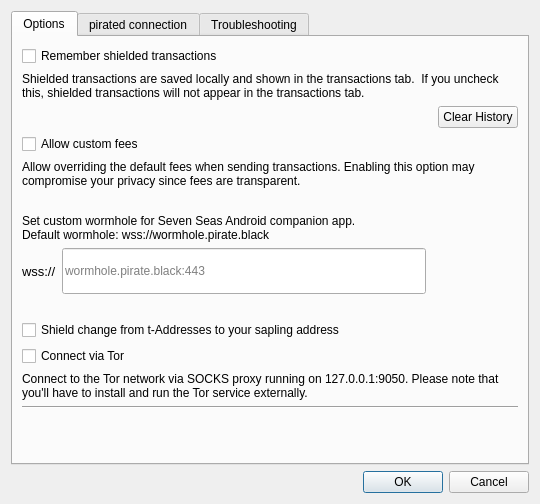
<?xml version="1.0" encoding="UTF-8"?>
<ui version="4.0">
 <class>Settings</class>
 <widget class="QDialog" name="Settings">
  <property name="geometry">
   <rect>
    <x>0</x>
    <y>0</y>
    <width>540</width>
    <height>504</height>
   </rect>
  </property>
  <property name="minimumSize">
   <size>
    <width>540</width>
    <height>500</height>
   </size>
  </property>
  <property name="windowTitle">
   <string>Settings</string>
  </property>
  <property name="modal">
   <bool>true</bool>
  </property>
  <layout class="QVBoxLayout" name="verticalLayout">
   <item>
    <widget class="QTabWidget" name="tabWidget">
     <property name="currentIndex">
      <number>0</number>
     </property>
     <widget class="QWidget" name="tab_2">
      <attribute name="title">
       <string>Options</string>
      </attribute>
      <layout class="QGridLayout" name="gridLayout">
       <item row="9" column="1">
        <widget class="QCheckBox" name="chkAutoShield">
         <property name="text">
          <string>Shield change from t-Addresses to your sapling address</string>
         </property>
        </widget>
       </item>
       <item row="6" column="1" colspan="10">
        <widget class="QLabel" name="label_7">
         <property name="text">
          <string>Set custom wormhole for Seven Seas Android companion app.
Default wormhole: wss://wormhole.pirate.black</string>
         </property>
         <property name="wordWrap">
          <bool>true</bool>
         </property>
        </widget>
       </item>
       <item row="1" column="1" colspan="10">
        <widget class="QLabel" name="label_5">
         <property name="text">
          <string>Shielded transactions are saved locally and shown in the transactions tab.  If you uncheck this, shielded transactions will not appear in the transactions tab.</string>
         </property>
         <property name="wordWrap">
          <bool>true</bool>
         </property>
        </widget>
       </item>
       <item row="2" column="1">
        <spacer name="horizontalSpacer">
         <property name="orientation">
          <enum>Qt::Horizontal</enum>
         </property>
         <property name="sizeHint" stdset="0">
          <size>
           <width>40</width>
           <height>20</height>
          </size>
         </property>
        </spacer>
       </item>
       <item row="12" column="1" colspan="10">
        <widget class="QLabel" name="lblTor">
         <property name="text">
          <string>Connect to the Tor network via SOCKS proxy running on 127.0.0.1:9050. Please note that you'll have to install and run the Tor service externally.</string>
         </property>
         <property name="wordWrap">
          <bool>true</bool>
         </property>
        </widget>
       </item>
       <item row="13" column="1" colspan="10">
        <widget class="Line" name="line_2">
         <property name="orientation">
          <enum>Qt::Horizontal</enum>
         </property>
        </widget>
       </item>
       <item row="4" column="1" colspan="10">
        <widget class="QLabel" name="label_6">
         <property name="text">
          <string>Allow overriding the default fees when sending transactions. Enabling this option may compromise your privacy since fees are transparent. </string>
         </property>
         <property name="wordWrap">
          <bool>true</bool>
         </property>
        </widget>
       </item>
       <item row="2" column="10">
        <widget class="QPushButton" name="btnClearSaved">
         <property name="text">
          <string>Clear History</string>
         </property>
        </widget>
       </item>
       <item row="10" column="1">
        <widget class="QCheckBox" name="chkTor">
         <property name="text">
          <string>Connect via Tor</string>
         </property>
        </widget>
       </item>
       <item row="3" column="1">
        <widget class="QCheckBox" name="chkCustomFees">
         <property name="text">
          <string>Allow custom fees</string>
         </property>
        </widget>
       </item>
       <item row="5" column="1" colspan="10">
        <spacer name="horizontalSpacer_2">
         <property name="orientation">
          <enum>Qt::Horizontal</enum>
         </property>
         <property name="sizeHint" stdset="0">
          <size>
           <width>40</width>
           <height>20</height>
          </size>
         </property>
        </spacer>
       </item>
       <item row="0" column="1" colspan="10">
        <widget class="QCheckBox" name="chkSaveTxs">
         <property name="text">
          <string>Remember shielded transactions</string>
         </property>
        </widget>
       </item>
       <item row="14" column="1" colspan="10">
        <spacer name="verticalSpacer_2">
         <property name="orientation">
          <enum>Qt::Vertical</enum>
         </property>
         <property name="sizeHint" stdset="0">
          <size>
           <width>20</width>
           <height>20</height>
          </size>
         </property>
        </spacer>
       </item>
       <item row="8" column="1" colspan="10">
        <spacer name="horizontalSpacer_3">
         <property name="orientation">
          <enum>Qt::Horizontal</enum>
         </property>
         <property name="sizeHint" stdset="0">
          <size>
           <width>40</width>
           <height>20</height>
          </size>
         </property>
        </spacer>
       </item>
       <item row="7" column="1" colspan="8">
        <layout class="QHBoxLayout" name="horizontalLayout_2">
         <property name="sizeConstraint">
          <enum>QLayout::SetNoConstraint</enum>
         </property>
         <item>
          <widget class="QLabel" name="label_8">
           <property name="sizePolicy">
            <sizepolicy hsizetype="Fixed" vsizetype="Preferred">
             <horstretch>0</horstretch>
             <verstretch>0</verstretch>
            </sizepolicy>
           </property>
           <property name="font">
            <font>
             <pointsize>10</pointsize>
            </font>
           </property>
           <property name="text">
            <string>wss://</string>
           </property>
          </widget>
         </item>
         <item>
          <widget class="QLineEdit" name="customWormhole">
           <property name="sizePolicy">
            <sizepolicy hsizetype="Expanding" vsizetype="Expanding">
             <horstretch>0</horstretch>
             <verstretch>0</verstretch>
            </sizepolicy>
           </property>
           <property name="placeholderText">
            <string>wormhole.pirate.black:443</string>
           </property>
          </widget>
         </item>
        </layout>
       </item>
      </layout>
     </widget>
     <widget class="QWidget" name="tab">
      <attribute name="title">
       <string>pirated connection</string>
      </attribute>
      <layout class="QVBoxLayout" name="verticalLayout_3">
       <item>
        <widget class="QLabel" name="confMsg">
         <property name="text">
          <string notr="true">&lt;html&gt;&lt;head/&gt;&lt;body&gt;&lt;p&gt;&lt;br/&gt;&lt;/p&gt;&lt;/body&gt;&lt;/html&gt;</string>
         </property>
         <property name="textInteractionFlags">
          <set>Qt::LinksAccessibleByMouse|Qt::TextSelectableByMouse</set>
         </property>
        </widget>
       </item>
       <item>
        <widget class="Line" name="line">
         <property name="orientation">
          <enum>Qt::Horizontal</enum>
         </property>
        </widget>
       </item>
       <item>
        <widget class="QLabel" name="label">
         <property name="minimumSize">
          <size>
           <width>60</width>
           <height>0</height>
          </size>
         </property>
         <property name="text">
          <string>Host</string>
         </property>
        </widget>
       </item>
       <item>
        <widget class="QLineEdit" name="hostname">
         <property name="placeholderText">
          <string/>
         </property>
        </widget>
       </item>
       <item>
        <widget class="QLabel" name="label_2">
         <property name="minimumSize">
          <size>
           <width>60</width>
           <height>0</height>
          </size>
         </property>
         <property name="text">
          <string>Port</string>
         </property>
        </widget>
       </item>
       <item>
        <widget class="QLineEdit" name="port">
         <property name="placeholderText">
          <string/>
         </property>
        </widget>
       </item>
       <item>
        <widget class="QLabel" name="label_3">
         <property name="minimumSize">
          <size>
           <width>60</width>
           <height>0</height>
          </size>
         </property>
         <property name="text">
          <string>RPC Username</string>
         </property>
        </widget>
       </item>
       <item>
        <widget class="QLineEdit" name="rpcuser"/>
       </item>
       <item>
        <widget class="QLabel" name="label_4">
         <property name="minimumSize">
          <size>
           <width>60</width>
           <height>0</height>
          </size>
         </property>
         <property name="text">
          <string>RPC Password</string>
         </property>
        </widget>
       </item>
       <item>
        <widget class="QLineEdit" name="rpcpassword"/>
       </item>
       <item>
        <layout class="QVBoxLayout" name="verticalLayout_2"/>
       </item>
       <item>
        <spacer name="verticalSpacer">
         <property name="orientation">
          <enum>Qt::Vertical</enum>
         </property>
         <property name="sizeHint" stdset="0">
          <size>
           <width>20</width>
           <height>40</height>
          </size>
         </property>
        </spacer>
       </item>
      </layout>
     </widget>
     <widget class="QWidget" name="tab_3">
      <attribute name="title">
       <string>Troubleshooting</string>
      </attribute>
      <layout class="QGridLayout" name="gridLayout_2">
       <item row="5" column="0">
        <widget class="QCheckBox" name="chkReindex">
         <property name="text">
          <string>Reindex</string>
         </property>
        </widget>
       </item>
       <item row="1" column="0">
        <widget class="QLabel" name="label_9">
         <property name="text">
          <string>Rescan the blockchain for any missing wallet transactions and to correct your wallet balance. This may take several hours. You need to restart SevenSeas for this to take effect</string>
         </property>
         <property name="wordWrap">
          <bool>true</bool>
         </property>
        </widget>
       </item>
       <item row="0" column="0">
        <widget class="QCheckBox" name="chkRescan">
         <property name="text">
          <string>Rescan</string>
         </property>
        </widget>
       </item>
       <item row="2" column="0">
        <widget class="Line" name="line_3">
         <property name="orientation">
          <enum>Qt::Horizontal</enum>
         </property>
        </widget>
       </item>
       <item row="9" column="0">
        <spacer name="verticalSpacer_3">
         <property name="orientation">
          <enum>Qt::Vertical</enum>
         </property>
         <property name="sizeHint" stdset="0">
          <size>
           <width>20</width>
           <height>40</height>
          </size>
         </property>
        </spacer>
       </item>
       <item row="2" column="0">
        <widget class="QLabel" name="label_12">
         <property name="text">
          <string/>
         </property>
        </widget>
       </item>
       <item row="6" column="0">
        <widget class="QLabel" name="label_11">
         <property name="text">
          <string>Rebuild the entire blockchain from the genesis block, by rescanning all the block files. This may take several hours to days, depending on your hardware. You need to restart SevenSeas for this to take effect</string>
         </property>
         <property name="wordWrap">
          <bool>true</bool>
         </property>
        </widget>
       </item>
       <item row="8" column="0">
        <widget class="Line" name="line_4">
         <property name="orientation">
          <enum>Qt::Horizontal</enum>
         </property>
        </widget>
       </item>
       <item row="7" column="0">
        <widget class="QLabel" name="label_13">
         <property name="text">
          <string/>
         </property>
        </widget>
       </item>
      </layout>
     </widget>
    </widget>
   </item>
   <item>
    <widget class="QDialogButtonBox" name="buttonBox">
     <property name="orientation">
      <enum>Qt::Horizontal</enum>
     </property>
     <property name="standardButtons">
      <set>QDialogButtonBox::Cancel|QDialogButtonBox::Ok</set>
     </property>
    </widget>
   </item>
  </layout>
 </widget>
 <resources/>
 <connections>
  <connection>
   <sender>buttonBox</sender>
   <signal>accepted()</signal>
   <receiver>Settings</receiver>
   <slot>accept()</slot>
   <hints>
    <hint type="sourcelabel">
     <x>248</x>
     <y>254</y>
    </hint>
    <hint type="destinationlabel">
     <x>157</x>
     <y>274</y>
    </hint>
   </hints>
  </connection>
  <connection>
   <sender>buttonBox</sender>
   <signal>rejected()</signal>
   <receiver>Settings</receiver>
   <slot>reject()</slot>
   <hints>
    <hint type="sourcelabel">
     <x>316</x>
     <y>260</y>
    </hint>
    <hint type="destinationlabel">
     <x>286</x>
     <y>274</y>
    </hint>
   </hints>
  </connection>
 </connections>
</ui>
